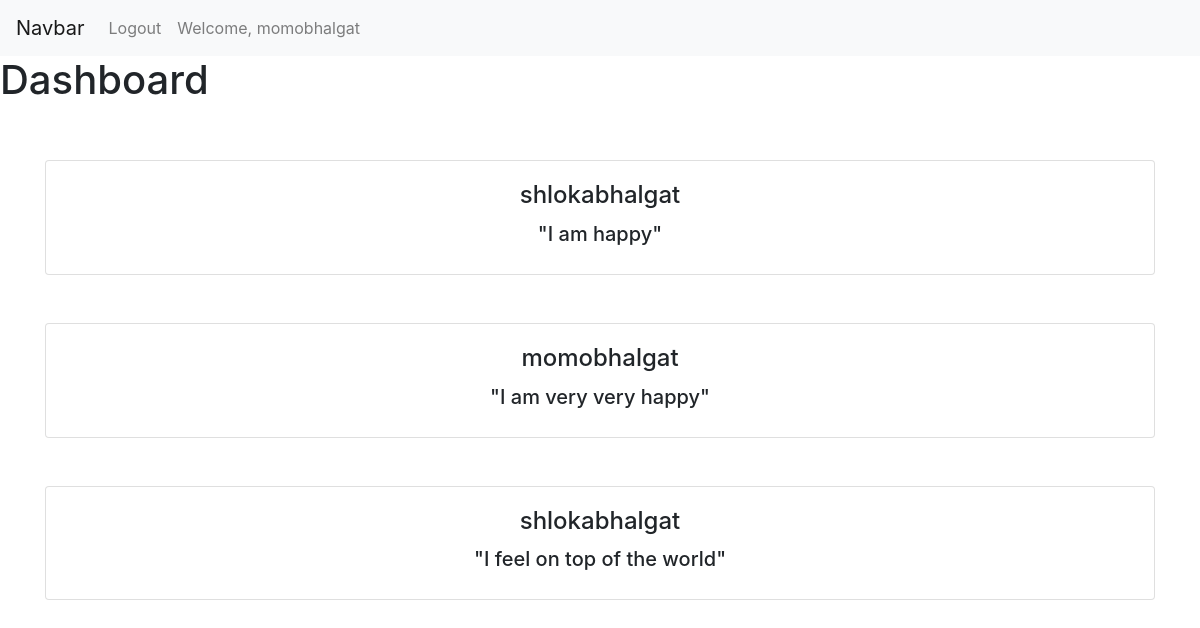
/dashboard (signed in), run on the app's committed database.
### TestApp/models.py (models this page shows)
class ThoughtPostModel(models.Model):
    user = models.ForeignKey(User,
                             default=1,
                             null=True,
                             on_delete=models.SET_NULL
                             )
    thought_post_text = models.TextField(max_length=1000)
    def __str__(self):
        if self.user is None:
            return "Error in username"
        return str(self.user)

### TestApp/views.py (the view)
# urls.py: path("dashboard", views.view_posts, name="dashboard"),
@login_required
def view_posts(request):
    post_object = ThoughtPostModel.objects.all()
    print(post_object)
    return render(request,"dashboard.html",context={"all_posts": post_object})

### templates/dashboard.html (shortened to what this page needs)
<!DOCTYPE html>
<html lang="en">
<head>
</head>
<body>
{% extends "header.html" %}
{% block content %}
    <h1>Dashboard</h1>
<div class="container py-5">
                      {% for post in all_posts  %}
    <div class="card text-center">
                <div class="card-body" >
                        <h4 class="card-title">{{ post.user }}</h4>
                        <h5>"{{ post.thought_post_text }}"</h5>
                </div>
            </div>
                          <br>
                          <br>
{% endfor %}
</div>
{% endblock %}

### templates/navbar.html (shortened to what this page needs)
<nav class="navbar navbar-expand-lg navbar-light bg-light">
  <a class="navbar-brand" href="#">Navbar</a>
  <div class="collapse navbar-collapse" id="navbarText">
    <ul class="navbar-nav mr-auto">
      {% if user.is_authenticated %}
      <li class="nav-item">
        <a class="nav-link" href="/logout">Logout</a>
      </li>
      <li class="nav-item">
        <a class="nav-link" href="#">Welcome, {{user.username}}</a>
      </li>
      {% else %}
      <li class="nav-item">
        <a class="nav-link" href="/login">Login</a>
      </li>
      {% endif %}
    </ul>
  </div>
</nav>

### data on the page
ThoughtPostModel: user "shlokabhalgat", thought_post_text "I am happy"
ThoughtPostModel: user "momobhalgat", thought_post_text "I am very very happy"
ThoughtPostModel: user "shlokabhalgat", thought_post_text "I feel on top of the world"

### other printed values
{{ user.username }} "momobhalgat"
